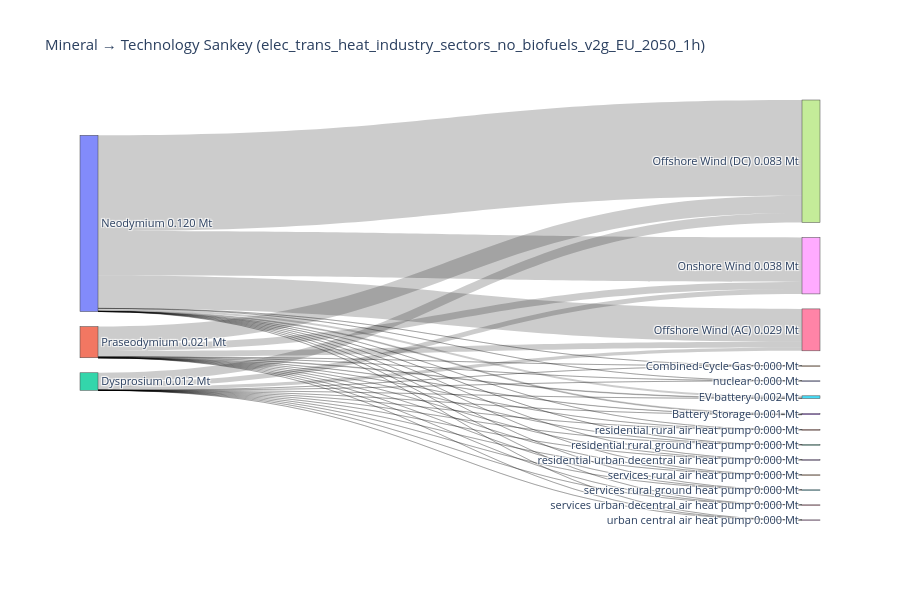

Notebook source saved alongside this figure:
### Code cell
network_key = sample_base_1h
df_merged, totals_Mt = compute_mineral_usage(network_key, n, rare_earths, "Market share current", mineral_intensities, tech_scenarios)

# assuming `criticality` DataFrame exists and includes
# "GeoPolRisk Characterization Factor [eq. Kg-Cu/Kg]" and a mineral name column
plot_mineral_to_tech_sankey(
    df_merged,
    rare_earths,
    tech_col=None,
    network_name=network_key,
    mode='mass',
    # criticality_df=criticality,
    criticality_min_col=None,   # or the actual mineral name column in your `criticality` DF
    criticality_score_col="GeoPolRisk Characterization Factor [eq. Kg-Cu/Kg]",
    fmt_decimals=3
)

### Figure 1 — Plotly figure (JSON) as saved in the notebook; plotly's stock layout.template omitted (floating-point values rounded to 4 significant figures)
{"data": [{"link": {"customdata": ["Neodymium → Battery Storage: 0.001 Mt", "Praseodymium → Battery Storage: 0.000 Mt", "Dysprosium → Battery Storage: 0.000 Mt", "Neodymium → Combined-Cycle Gas: 0.000 Mt", "Praseodymium → Combined-Cycle Gas: 0.000 Mt", "Dysprosium → Combined-Cycle Gas: 0.000 Mt", "Neodymium → EV battery: 0.001 Mt", "Praseodymium → EV battery: 0.000 Mt", "Dysprosium → EV battery: 0.000 Mt", "Neodymium → Offshore Wind (AC): 0.022 Mt", "Praseodymium → Offshore Wind (AC): 0.004 Mt", "Dysprosium → Offshore Wind (AC): 0.002 Mt", "Neodymium → Offshore Wind (DC): 0.065 Mt", "Praseodymium → Offshore Wind (DC): 0.012 Mt", "Dysprosium → Offshore Wind (DC): 0.006 Mt", "Neodymium → Onshore Wind: 0.030 Mt", "Praseodymium → Onshore Wind: 0.005 Mt", "Dysprosium → Onshore Wind: 0.003 Mt", "Neodymium → nuclear: 0.000 Mt", "Praseodymium → nuclear: 0.000 Mt", "Dysprosium → nuclear: 0.000 Mt", "Neodymium → residential rural air heat pump: 0.000 Mt", "Praseodymium → residential rural air heat pump: 0.000 Mt", "Dysprosium → residential rural air heat pump: 0.000 Mt", "Neodymium → residential rural ground heat pump: 0.000 Mt", "Praseodymium → residential rural ground heat pump: 0.000 Mt", "Dysprosium → residential rural ground heat pump: 0.000 Mt", "Neodymium → residential urban decentral air heat pump: 0.000 Mt", "Praseodymium → residential urban decentral air heat pump: 0.000 Mt", "Dysprosium → residential urban decentral air heat pump: 0.000 Mt", "Neodymium → services rural air heat pump: 0.000 Mt", "Praseodymium → services rural air heat pump: 0.000 Mt", "Dysprosium → services rural air heat pump: 0.000 Mt", "Neodymium → services rural ground heat pump: 0.000 Mt", "Praseodymium → services rural ground heat pump: 0.000 Mt", "Dysprosium → services rural ground heat pump: 0.000 Mt", "Neodymium → services urban decentral air heat pump: 0.000 Mt", "Praseodymium → services urban decentral air heat pump: 0.000 Mt", "Dysprosium → services urban decentral air heat pump: 0.000 Mt", "Neodymium → urban central air heat pump: 0.000 Mt", "Praseodymium → urban central air heat pump: 0.000 Mt", "Dysprosium → urban central air heat pump: 0.000 Mt"], "hovertemplate": "%{customdata}<extra></extra>", "source": [0, 1, 2, 0, 1, 2, 0, 1, 2, 0, 1, 2, 0, 1, 2, 0, 1, 2, 0, 1, 2, 0, 1, 2, 0, 1, 2, 0, 1, 2, 0, 1, 2, 0, 1, 2, 0, 1, 2, 0, 1, 2], "target": [3, 3, 3, 4, 4, 4, 5, 5, 5, 6, 6, 6, 7, 7, 7, 8, 8, 8, 10, 10, 10, 11, 11, 11, 12, 12, 12, 13, 13, 13, 14, 14, 14, 15, 15, 15, 16, 16, 16, 18, 18, 18], "value": [0.0006205, 0.0001924, 2.563e-06, 1.442e-08, 1.608e-09, 4.207e-10, 0.001397, 0.0004159, 8.515e-06, 0.02232, 0.004022, 0.002175, 0.06521, 0.01175, 0.006354, 0.03026, 0.004788, 0.00338, 5.136e-09, 9.968e-10, 2.304e-10, 8.299e-06, 2.527e-06, 4.583e-08, 1.805e-05, 5.496e-06, 9.969e-08, 3.51e-05, 1.069e-05, 1.938e-07, 3.838e-06, 1.169e-06, 2.12e-08, 9.2e-06, 2.801e-06, 5.081e-08, 1.437e-05, 4.377e-06, 7.938e-08, 7.064e-05, 2.151e-05, 3.901e-07]}, "node": {"customdata": [0.12, 0.02122, 0.01192, 0.0008154, 1.645e-08, 0.001821, 0.02851, 0.08331, 0.03843, 0, 6.363e-09, 1.087e-05, 2.365e-05, 4.598e-05, 5.028e-06, 1.205e-05, 1.883e-05, 0, 9.254e-05], "hovertemplate": "%{label}<br>Total: %{customdata:.3f}<extra></extra>", "label": ["Neodymium\n0.120 Mt", "Praseodymium\n0.021 Mt", "Dysprosium\n0.012 Mt", "Battery Storage\n0.001 Mt", "Combined-Cycle Gas\n0.000 Mt", "EV battery\n0.002 Mt", "Offshore Wind (AC)\n0.029 Mt", "Offshore Wind (DC)\n0.083 Mt", "Onshore Wind\n0.038 Mt", "Solar\n0.000 Mt", "nuclear\n0.000 Mt", "residential rural air heat pump\n0.000 Mt", "residential rural ground heat pump\n0.000 Mt", "residential urban decentral air heat pump\n0.000 Mt", "services rural air heat pump\n0.000 Mt", "services rural ground heat pump\n0.000 Mt", "services urban decentral air heat pump\n0.000 Mt", "solar rooftop\n0.000 Mt", "urban central air heat pump\n0.000 Mt"], "pad": 15, "thickness": 18}, "type": "sankey"}], "layout": {"font": {"size": 11}, "height": 600, "title": {"text": "Mineral → Technology Sankey (elec_trans_heat_industry_sectors_no_biofuels_v2g_EU_2050_1h)"}, "width": 900}}
